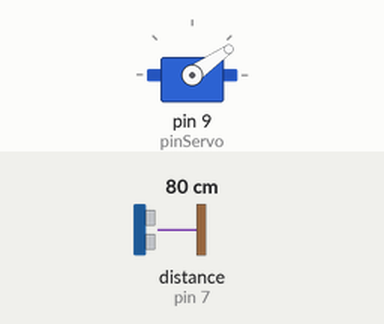
Simulated run of this sketch. Board: Arduino Uno, built with avr-gcc and run on an emulated ATmega328P. On the bench: servo. The inputs (shaded band) are chosen by the test bench; at power-on: distance to the obstacle (sensor on pin 7) 80 cm. The echo pulse lasts 58.3 µs per cm; what the sketch prints to the serial monitor is not drawn.

Above: at 1.2 s.
1.3 s: distance to the obstacle (sensor on pin 7) set to 2 cm
At 2.2 s:
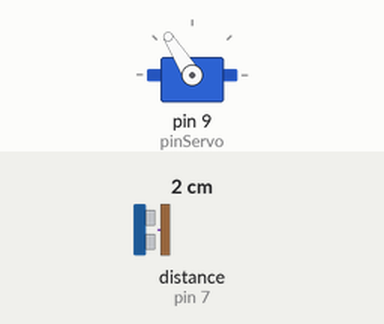
2.8 s: distance to the obstacle (sensor on pin 7) set to 4 cm
At 4.0 s:
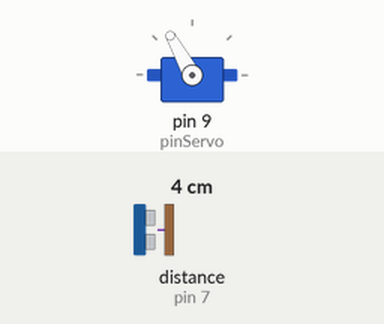
4.3 s: distance to the obstacle (sensor on pin 7) set to 9 cm
At 5.4 s:
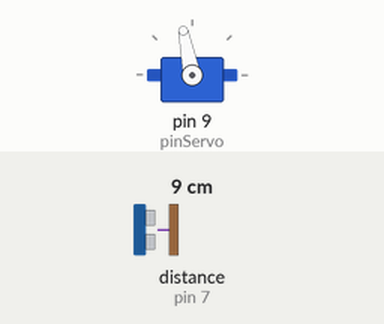
5.8 s: distance to the obstacle (sensor on pin 7) set to 18 cm
At 6.7 s:
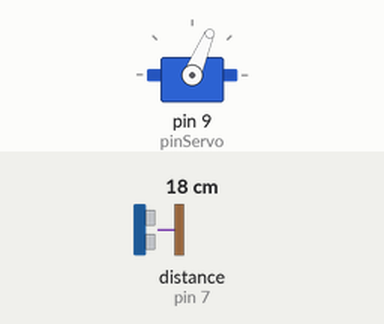
Timing chart, 0 to 8.3 s (numbered marks = the images above; inputs shaded):
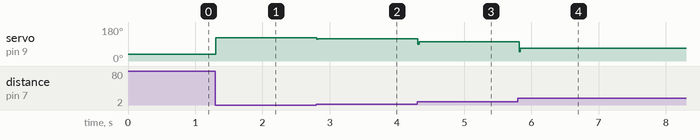

Measured:
- after the input at 1.3 s, servo on pin 9 (pinServo): 35° → 122° at once
- after the input at 2.8 s, servo on pin 9 (pinServo): 122° → 119° at once
- after the input at 4.3 s, servo on pin 9 (pinServo): 119° → 101° at once
- after the input at 5.8 s, servo on pin 9 (pinServo): 101° → 67° at once

The sketch:

Controladores.ino
```cpp
#include <Adafruit_Sensor.h>
#include <Wire.h>
#include <Servo.h>
#include <NewPing.h>

Servo obj_servo;

const int pinTrig = 6;
const int pinEcho = 7;
const float vs = 29.287;
NewPing sensor(pinTrig, pinEcho);

const int pinServo = 9;
unsigned long tiempo1;
unsigned long tiempo2;
const int T = 20000;
int t_delay = 0;
float dif = 0;
float wx_prom = 0;

float Kp1=-0.9;//controlador P
float Kp2 = -1.2;//controlador PI
float Ki2 = -0.09;//controlador PI

float Kp3 = -1.2;//controlador PD
float Kd3 = -0.007;//controlador PD

void setup(void) {
  Serial.begin(115200);
  obj_servo.attach(pinServo);
}

void loop() {
  tiempo1 = micros();
  float referencia = 15;//cambiar esto a 15 cuando no simulamos el escalon
  float dist_carro = leer_distancia();
  float pos = dist_carro-15;
  float error = referencia - dist_carro;

  //float u = control_P(error, Kp1); // u en grados
  //float u = control_PI(error, Kp2, Ki2);
  float u = control_PD(error, Kp3, Kd3);

  mover_servo(angulo_a_us(u), obj_servo);

  float datos[2] = {u,pos/100};
  matlab_send(datos, 2);

  tiempo2 = micros();
  dif = tiempo2 - tiempo1;
  t_delay = T - dif;
  if(t_delay >= 16383){
    delay(10);
    delayMicroseconds(t_delay-10000);
  } else if(t_delay > 0) {
    delayMicroseconds(t_delay);
  }
}

float leer_distancia() {
  unsigned int tiempo_echo = sensor.ping();
  float distancia = tiempo_echo / (2.0 * vs);
  return distancia;
}

float control_P(float error, float Kp){
    float u = Kp * error;
    return u;
}

float control_PI(float error, float Kp, float Ki) {
    static float error_anterior = 0.0;
    static float u_anterior = 0.0;
    const float Ts = 0.02;

    float u = u_anterior + (Kp + Ki * Ts / 2.0) * error
            + (-Kp + Ki * Ts / 2.0) * error_anterior;

    error_anterior = error;
    u_anterior = u;

    return u;
}
float control_PD(float error, float Kp, float Kd) {
    static float error_anterior = 0.0;
    const float Ts = 0.02;

    float u = Kp * error + (2.0 * Kd / Ts) * (error - error_anterior);
    error_anterior = error;
    return u;
}
int angulo_a_us(float angulo) {
  return 1350 + (-angulo * 350.0 / 11); // cero grados son 1350us, 350us mueve 10.5 grados (medido experimentalmente)
}

void mover_servo(float u, Servo &obj_servo){
    if (u < 900) u = 900;
    else if (u > 1800) u = 1800;
    obj_servo.writeMicroseconds(u);
}

void matlab_send(float datos[], int n) {
  Serial.write("abcd");
  for (int i = 0; i < n; i++) {
    byte *b = (byte *)&datos[i];
    Serial.write(b, 4);
  };
}
```
